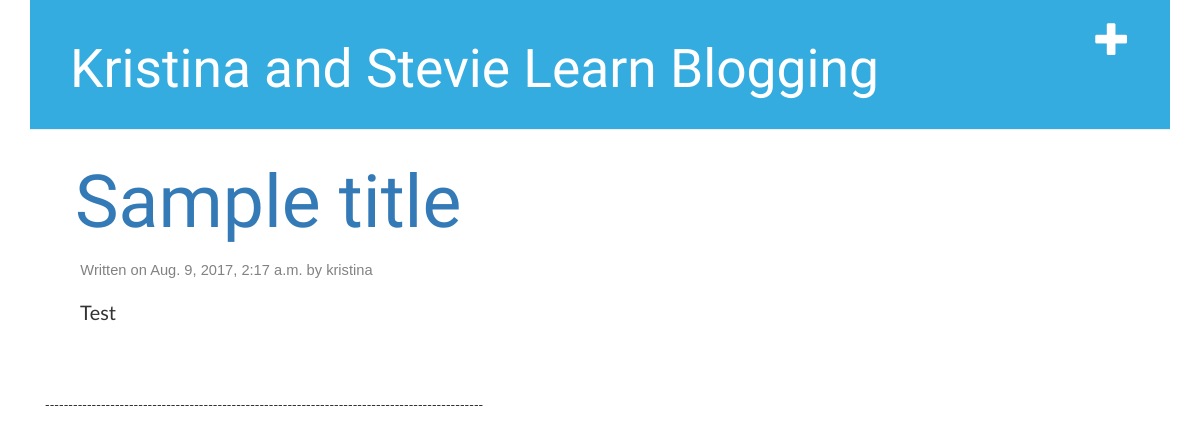
Before: / with the older database file.
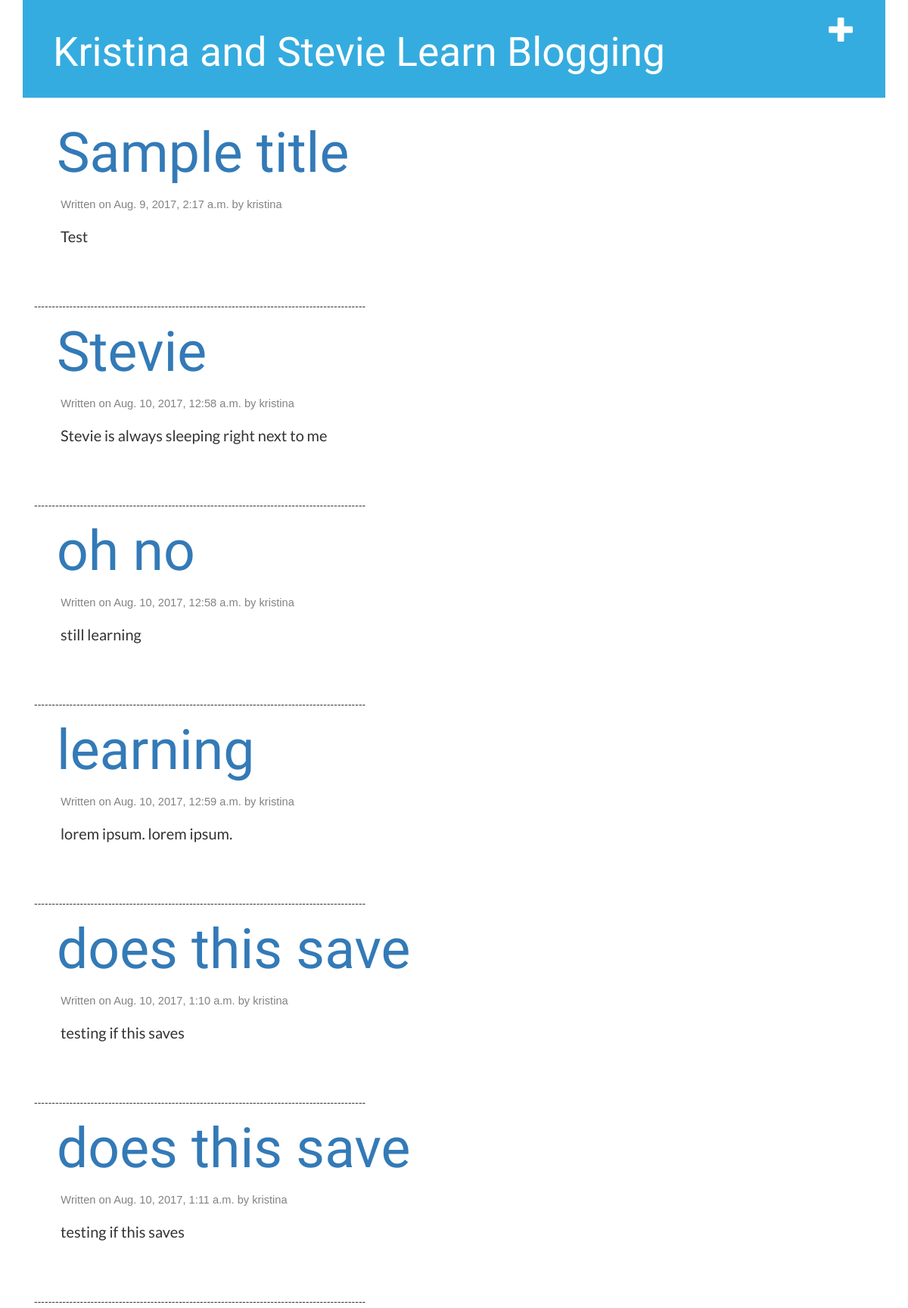
After: the same page with the newer database file.
### blog/models.py (models this page shows, shortened)
class Post(models.Model):
    author = models.ForeignKey('auth.User')
    title = models.CharField(max_length=200)
    text = models.TextField()
    created_date = models.DateTimeField(
            default=timezone.now)
    published_date = models.DateTimeField(
            blank=True, null=True)

### blog/views.py (the view)
# urls.py: url(r'^$', views.post_list, name='post_list'),
def post_list(request):
    posts = Post.objects.filter(published_date__lte=timezone.now()).order_by('published_date')
    return render(request, 'blog/post_list.html', {'posts': posts})

### blog/templates/blog/post_list.html
{% extends 'blog/base.html' %}
{% block content %}
    {% for post in posts %}
        <div class="post">
           <a href="{% url 'post_detail' pk=post.pk %}">{{ post.title }}</a>
            <div class="date">
                Written on {{ post.published_date }} by {{ post.author }}
            </div>
            <h2>
            {{ post.text|linebreaksbr }}
        	</h2>
        </div>
        <left> ---------------------------------------------------------------------------------------------- </left>
    {% endfor %}
{% endblock %}

Changed rows visible on the page:
now on this page (row edited): Post: title "Stevie", published_date "Aug. 10, 2017, 12:58 a.m.", author "kristina", text "Stevie is always sleeping right next to me"
now on this page (row edited): Post: title "oh no", published_date "Aug. 10, 2017, 12:58 a.m.", author "kristina", text "still learning"
now on this page (row edited): Post: title "learning", published_date "Aug. 10, 2017, 12:59 a.m.", author "kristina", text "lorem ipsum. lorem ipsum."
added Post: title "does this save", published_date "Aug. 10, 2017, 1:10 a.m.", author "kristina", text "testing if this saves"
added Post: title "does this save", published_date "Aug. 10, 2017, 1:11 a.m.", author "kristina", text "testing if this saves"
